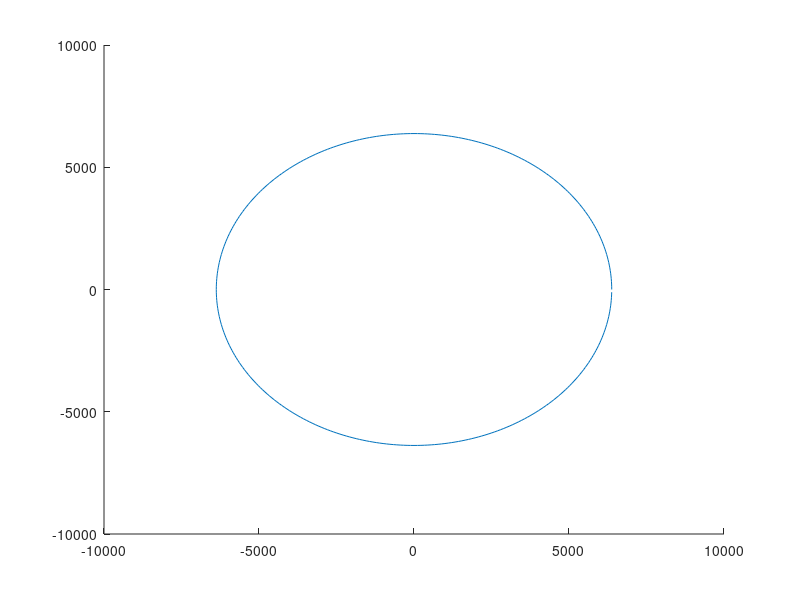

MATLAB code for this plot: (Note: this script raises an error after producing the figure.)
%% LOAD PARAMETERS

% All parameters based on deg, km and s

rEarth = 6378; 
muEarth = 398600;

r0Debris = [2000 + rEarth, 0, 0];
v0Debris = [0, 8, 0];
hDebris = 0;
iDebris = 0;
raDebris = 0;
eDebris = 0.5;
perDebris = 0;
thetaDebris = 0;
orbitTypeDebris = "prograde"; % Alt: retrograde


%% TWO BODY SIMULATION

r0 = r0Debris;
v0 = v0Debris;
h = norm(cross(r0, v0));
mu = muEarth;
e = eDebris;

angleDiff = 1;
numPoints = 360 / angleDiff;

theta = 0;
rEarthX = zeros( numPoints );
rEarthY = zeros( numPoints );

for counter = [1 : numPoints]
    rEarthX( counter ) = rEarth * cosd( theta );
    rEarthY( counter ) = rEarth * sind( theta );
    theta = theta + angleDiff;
end

figure(1);
hold on;
plot(rEarthX, rEarthY);


for e = [0.1 : 0.05 : 0.4]
    [rX, rY] = orbitPoints(h, mu, e, numPoints);
    plot( rX, rY );
end

hold off;


%% ORBIT DETERMINATION
 
% Program calculates thruster momentum and angle required to reach posEnd
% given posStart, vStart, deltaTime and massSatellite. Assumes thruster
% points in opposite direction of vStart, and operates for tThrust seconds.


posStart = [5000, 10000, 2100];
vStart = [-1.9925, 1.9254, 3.2456];
posEnd = [-14600, 2500, 7000];
deltaTime = 3600;

massSatellite = 1.3;
tThrust = 0.1;

rStart = norm( posStart );
rEnd = norm( posEnd );


deltaTheta = acosd( dot( posStart, posEnd ) / (rStart * rEnd) );

wOrbit = cross( posStart, posEnd );
if ((wOrbit(3) < 0 && orbitTypeDebris == "prograde") || (~(wOrbit(3) < 0 ) && orbitTypeDebris == "retrograde"))
    deltaTheta = 360 - deltaTheta;
end

A = sind( deltaTheta ) * sqrt( (rStart * rEnd) / (1 - cosd( deltaTheta ) ) );

% TODO: Find first estimate expression
z0 = 1; 
z1 = newtonStep( z0, rStart, rEnd, A, mu, deltaTime );

tolerance = 0.00001;
while abs( z1 - z0 ) > tolerance

    z0 = z1;
    z1 = newtonStep( z0, rStart, rEnd, A, mu, deltaTime );

end

z = z1;


% Calculating Lagrange constants
f = 1 - (y( z, rStart, rEnd, A ) / rStart);
g = A * sqrt( y( z, rStart, rEnd, A ) / mu);
df = (sqrt( mu ) / (rStart * rEnd)) * sqrt( y( z, rStart, rEnd, A ) / C( z ) ) * (z * S( z ) - 1);
dg = 1 - (y( z, rStart, rEnd, A ) / rEnd);

% Calculating required velocity in startPosition to arrive at endPosition
% in deltaT seconds
vRequired = (1 / g) * (posEnd - f * posStart)

% Change in velocity required
deltaV = vStart - vRequired;

% Momentum that thruster must provide
deltaH = deltaV * massSatellite

fThruster = norm( deltaH ) / tThrust % Newtons

% Theta defined as angle in XY plane
thetaThruster = acosd( dot( vStart(1:2) , vRequired(1:2) ) / (norm( vStart(1:2) ) * norm( vRequired(1:2) ))) 

% Phi defined as angle in ZX plane
phiThruster = acosd( dot( vStart(1,3) , vRequired(1,3) ) / (norm( vStart(1,3) ) * norm( vRequired(1,3) )))


function z1 = newtonStep( z0, r1, r2, A, mu, deltaT )

    z1 = z0 - (F( z0, r1, r2, A, mu, deltaT ) / dF( z0, r1, r2, A ));

end
    
    
function val = dF( z, r1, r2, A )

    if z == 0
        val = (sqrt( 2 ) / 40) * y( 0, r1, r2, A )^(3 / 2) + (A / 8) * (sqrt( y( 0, r1, r2, A ) ) + A * sqrt( 1 / (2 * y( 0, r1, r2, A ) ) ));
    else
        val = (y( z, r1, r2, A ) / C( z ))^(3/2) * ((1 / (2 * z)) * (C( z ) - (3 / 2) * (S( z )^2 / C( z ))) + (3 / 4) * (S( z )^2 / C( z ))) + (A / 8) * (3 * (S(z ) / C( z )) * sqrt( y( z, r1, r2, A ) ) + A * sqrt( C( z ) / y( z, r1, r2, A )));
    end
    
end

function val = F( z, r1, r2, A, mu, deltaT )

    val = (y( z, r1, r2, A ) / C( z ))^(3 / 2) * S( z ) + A * sqrt( y( z, r1, r2, A ) ) - sqrt( mu ) * deltaT;

end
    

function val = y( z, r1, r2, A )

    val = r1 + r2 + A * ((z * S( z ) - 1) / sqrt( C( z ) ));
end


function val = S( z )

    if z > 0
        val = (sqrt( z ) - sin( sqrt( z ) )) / (sqrt( z ))^3;
    elseif z < 0
        val = (sinh( sqrt( -z ) ) - sqrt( -z )) / (sqrt( -z ))^3;
    else
        val = 1 / 6;
    end

end

function val = C( z )

    if z > 0
        val = (1 - cos( sqrt( z ) )) / z;
    elseif z < 0
        val = (cosh( sqrt( -z ) ) - 1) / -z;
    else
        val = 1 / 2;
    end

end

function [rX, rY] = orbitPoints(h, mu, e, numPoints)

    r = zeros( numPoints );
    rX = zeros( numPoints );
    rY = zeros( numPoints );
    theta = 0;
    angleDiff = 360 / numPoints;
    for counter = [1 : numPoints]
        r( counter ) = ( h^2 / mu ) * 1 / ( 1 + e * cosd( theta ) );
        rX( counter ) = r( counter ) * cosd( theta );
        rY( counter ) = r( counter ) * sind( theta );
        theta = theta + angleDiff;
    end

end
